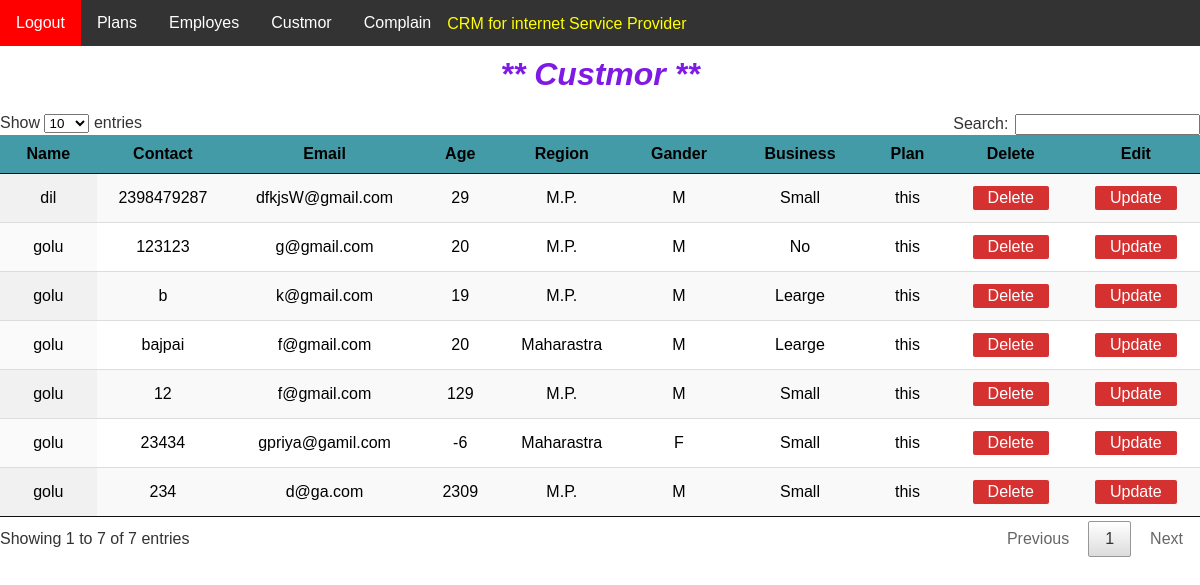
Page /auth/custmorview/ (signed in) on the committed database.
### desh/models.py (models this page shows, shortened)
class Custmor(models.Model):
	name=models.CharField(max_length=50)
	contact=models.CharField(max_length=50)
	email=models.EmailField()
	age=models.IntegerField()
	region=models.CharField(max_length=10, choices=region)
	gander=models.CharField(max_length=10, choices=choise)
	business=models.CharField(max_length=10, choices=business)
	plan= models.ForeignKey(Plans, on_delete=models.CASCADE,related_name='plan')

class Plans(models.Model):
	plan_name=models.CharField(max_length=100)
	speed_limit=models.CharField(max_length=50)
	duration=models.DurationField()
	prise=models.CharField(max_length=10)
	def __str__(self):
		return self.plan_name

### desh/views.py (the view)
# urls.py: path('custmorview/',CustmorView.as_view(),name='custmorview'),
class CustmorView(LoginRequiredMixin,ListView):
	model=Custmor
	template_name='custmordata.html'
	context_object_name = 'object'

### template/custmordata.html (shortened to what this page needs)
{% extends 'base.html' %}
{% load staticfiles %}
{% block content %}
<h1>** Custmor **</h1>
<table id="myTable" style="{width: 600px; margin-top: 300px;}" class="display">
    <thead>
    <tr>
    <th>Name</th>
    <th>Contact</th>
    <th>Email</th>
    <th>Age</th>
    <th>Region</th>
    <th>Gander</th>
    <th>Business</th>
    <th>Plan</th>
    <th>Delete</th>
    <th>Edit</th>
    </tr>
    </thead>
    <tbody>
        {% for x in object %}
  <tr class="tablecenter">
    <td style="{text-align: center;}">{{x.name}}</td>
    <td style="{text-align: center;}">{{x.contact}}</td>
    <td style="{text-align: center;}">{{x.email}}</td>
    <td style="{text-align: center;}">{{x.age}}</td>
    <td style="{text-align: center;}">{{x.region}}</td>
    <td style="{text-align: center;}">{{x.gander}}</td>
    <td style="{text-align: center;}">{{x.business}}</td>
    <td style="{text-align: center;}">{{x.plan}}</td>
    <td><a class='a1' href="{% url 'plandelete' x.id %}">Delete </a></td>
    <td><a class='a1' href="{% url 'planupdate' x.id %}">Update </a></td>
    {% endfor %}
  </tr>
</tbody>
</table>
    <link rel="stylesheet" type="text/css" href="{% static 'my.css' %}">
{% endblock %}

### template/base.html (shortened to what this page needs)
{% load widget_tweaks %}
<!DOCTYPE html>
<html>
<head>
</head>
<body>
  <div class="sucessmessage">
<div class="navbar">
   <a href="{% url 'logout' %}">Logout</a>
  <div class="dropdown">
    <button class="dropbtn">Plans
    </button>
  </div>
  <div class="dropdown">
    <button class="dropbtn">Employes
    </button>
  </div>
  <div class="dropdown">
    <button class="dropbtn">Custmor
    </button>
  </div>
  <div class="dropdown">
    <button class="dropbtn">Complain
    </button>
  </div>
  <div class="text">CRM for internet Service Provider</div>
</div>
{% block content %}
{% endblock %}
</body>
</html>

### static/my.css (style rules this page uses)
.a1:link { background-color: #d63131; border: none; color: white; text-align: center; text-decoration: none; display: inline-block; font-size: 16px; margin: 4px 2px; cursor: pointer; padding: 3px 15px; border-radius: 2px; }
.tablecenter { text-align: center; }
h1 { margin-top: 10px; color: RGB(127, 26, 229); font-style: italic; text-align: center; }
table.dataTable { margin-top: 200px; width: 100%; clear: both; border-collapse: separate; border-spacing: 0 }
table.dataTable thead th, table.dataTable tfoot th { font-weight: bold }
table.dataTable thead { background-color: #439ba8; }
table.dataTable thead th, table.dataTable thead td { padding: 10px 18px; border-bottom: 1px solid #111 }
table.dataTable thead .sorting, table.dataTable thead .sorting_asc, table.dataTable thead .sorting_desc, table.dataTable thead .sorting_asc_disabled, table.dataTable thead .sorting_desc_disabled { cursor: pointer; *cursor: hand; background-repeat: no-repeat; background-position: center right }
table.dataTable thead .sorting { background-image: url("../images/sort_both.png") }
table.dataTable thead .sorting_asc { background-image: url("../images/sort_asc.png") }
table.dataTable tbody tr { background-color: #ffffff }
table.dataTable tbody th, table.dataTable tbody td { padding: 8px 10px }
table.dataTable.row-border tbody th, table.dataTable.row-border tbody td, table.dataTable.display tbody th, table.dataTable.display tbody td { border-top: 1px solid #ddd }
table.dataTable.row-border tbody tr:first-child th, table.dataTable.row-border tbody tr:first-child td, table.dataTable.display tbody tr:first-child th, table.dataTable.display tbody tr:first-child td { border-top: none }
table.dataTable.stripe tbody tr.odd, table.dataTable.display tbody tr.odd { background-color: #f9f9f9 }
table.dataTable.order-column tbody tr>.sorting_1, table.dataTable.order-column tbody tr>.sorting_2, table.dataTable.order-column tbody tr>.sorting_3, table.dataTable.display tbody tr>.sorting_1, table.dataTable.display tbody tr>.sorting_2, table.dataTable.display tbody tr>.sorting_3 { background-color: #fafafa }
table.dataTable.display tbody tr.odd>.sorting_1, table.dataTable.order-column.stripe tbody tr.odd>.sorting_1 { background-color: #f1f1f1 }
table.dataTable.display tbody tr.even>.sorting_1, table.dataTable.order-column.stripe tbody tr.even>.sorting_1 { background-color: #fafafa }
table.dataTable.no-footer { border-bottom: 1px solid #111 }
table.dataTable, table.dataTable th, table.dataTable td { box-sizing: content-box }

### template/base.html (style rules this page uses)
body { font-family: Arial, Helvetica, sans-serif; padding: 0px; margin: 0px; }
.navbar { overflow: hidden; background-color: #333; }
.navbar a { float: left; font-size: 16px; color: white; text-align: center; padding: 14px 16px; text-decoration: none; }
.dropdown { float: left; overflow: hidden; }
.dropdown .dropbtn { font-size: 16px; border: none; outline: none; color: white; padding: 14px 16px; background-color: inherit; font-family: inherit; margin: 0; }
.text { margin-top: 15px; left: 30%; color:yellow; size: 20px; }
.sucessmessage { width: 100%; height: 20px; background-color: #42f5b3; }

### rows in the picture
Custmor: name "golu", contact "123123", email "g@gmail.com", age "20", region "M.P.", gander "M", business "No", plan "this"
Custmor: name "golu", contact "b", email "k@gmail.com", age "19", region "M.P.", gander "M", business "Learge", plan "this"
Custmor: name "golu", contact "bajpai", email "f@gmail.com", age "20", region "Maharastra", gander "M", business "Learge", plan "this"
Custmor: name "golu", contact "12", email "f@gmail.com", age "129", region "M.P.", gander "M", business "Small", plan "this"
Custmor: name "golu", contact "23434", email "gpriya@gamil.com", age "-6", region "Maharastra", gander "F", business "Small", plan "this"
Custmor: name "golu", contact "234", email "d@ga.com", age "2309", region "M.P.", gander "M", business "Small", plan "this"
Custmor: name "dil", contact "2398479287", email "dfkjsW@gmail.com", age "29", region "M.P.", gander "M", business "Small", plan "this"
